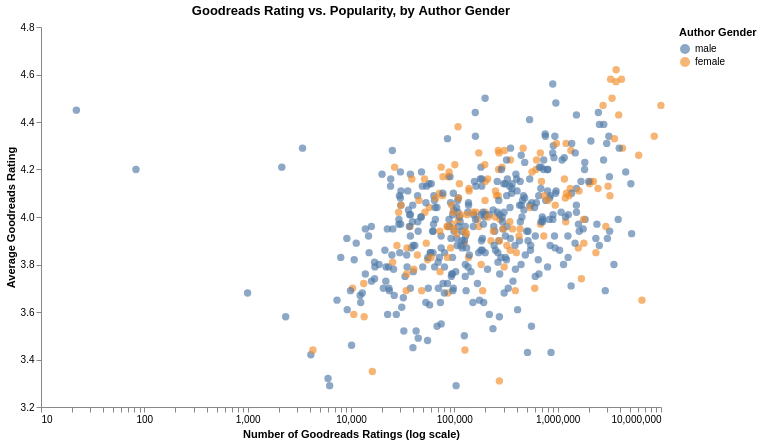

Notebook source saved alongside this figure:
### Markdown cell above
### 3c. Rating vs. Popularity — A Scatter by Gender

Let's look at individual books to see if any patterns emerge when we plot rating against reader engagement.

### Code cell
scatter = alt.Chart(gr).mark_circle(opacity=0.65, size=55).encode(
    alt.X("gr_num_ratings:Q", title="Number of Goodreads Ratings (log scale)",
          scale=alt.Scale(type="log")),
    alt.Y("gr_avg_rating:Q", title="Average Goodreads Rating",
          scale=alt.Scale(domain=[3.2, 4.8])),
    alt.Color("author_gender:N",
              scale=alt.Scale(domain=["male", "female"], range=["#4e79a7", "#f28e2b"]),
              legend=alt.Legend(title="Author Gender")),
    tooltip=[
        alt.Tooltip("title:N", title="Title"),
        alt.Tooltip("author:N", title="Author"),
        alt.Tooltip("gr_avg_rating:Q", title="Avg Rating", format=".2f"),
        alt.Tooltip("gr_num_ratings:Q", title="# Ratings", format=",.0f"),
        alt.Tooltip("pub_year:Q", title="Published")
    ]
).properties(
    title="Goodreads Rating vs. Popularity, by Author Gender",
    width=620, height=380
).configure_axis(grid=False).configure_view(strokeWidth=0)

scatter

### Figure 1 — Vega-Lite specification as saved in the notebook (floating-point values rounded to 4 significant figures; data arrays with more than 128 entries replaced by an {"elided": "..."} marker saying what was removed)
{"config": {"view": {"continuousWidth": 300, "continuousHeight": 300, "strokeWidth": 0}, "axis": {"grid": false}}, "data": {"name": "data-706eefa447182b418b66ff0dbf81415b"}, "mark": {"type": "circle", "opacity": 0.65, "size": 55}, "encoding": {"color": {"field": "author_gender", "legend": {"title": "Author Gender"}, "scale": {"domain": ["male", "female"], "range": ["#4e79a7", "#f28e2b"]}, "type": "nominal"}, "tooltip": [{"field": "title", "title": "Title", "type": "nominal"}, {"field": "author", "title": "Author", "type": "nominal"}, {"field": "gr_avg_rating", "format": ".2f", "title": "Avg Rating", "type": "quantitative"}, {"field": "gr_num_ratings", "format": ",.0f", "title": "# Ratings", "type": "quantitative"}, {"field": "pub_year", "title": "Published", "type": "quantitative"}], "x": {"field": "gr_num_ratings", "scale": {"type": "log"}, "title": "Number of Goodreads Ratings (log scale)", "type": "quantitative"}, "y": {"field": "gr_avg_rating", "scale": {"domain": [3.2, 4.8]}, "title": "Average Goodreads Rating", "type": "quantitative"}}, "height": 380, "title": "Goodreads Rating vs. Popularity, by Author Gender", "width": 620, "$schema": "https://vega.github.io/schema/vega-lite/v6.1.0.json", "datasets": {"data-706eefa447182b418b66ff0dbf81415b": {"elided": "500 records"}}}
